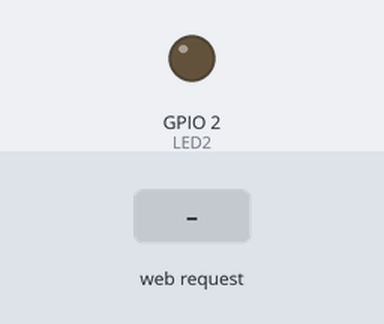
Simulated run of this sketch. Board: ESP32. Parts: output pins drawn as LEDs (lit = HIGH). The test bench sets the inputs (shaded band). WiFi joins after 1.5 s; servers stay silent unless stated; what the sketch prints to the serial monitor is not drawn.

Above: at 2.7 s.
2.8 s: HTTP request GET /H received
At 3.9 s:
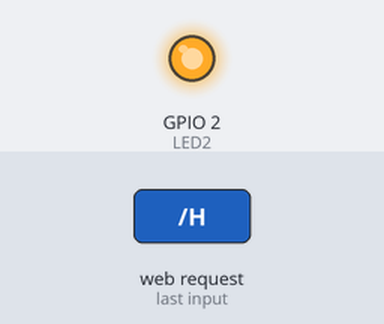
4.3 s: HTTP request GET /L received
At 5.0 s:
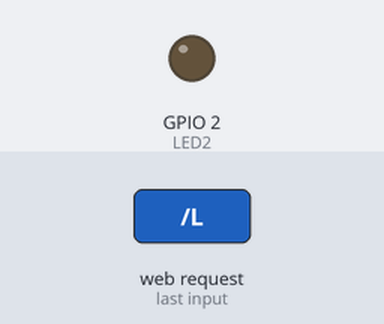
Timing chart, 0 to 7.3 s (numbered marks = the images above; inputs shaded):
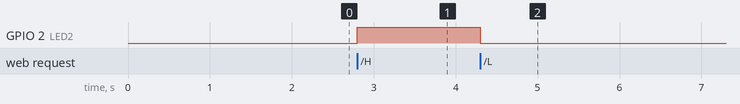

The sketch:

2.ino
```cpp
#include <WiFi.h>
#define LED2 2

const char* ssid = "Home";
const char* password = "justmusic";

WiFiServer server(80);

void setup()
{
    Serial.begin(115200);
    pinMode(LED2, OUTPUT);      //  LED pin 모드 설정

    delay(10);

    // WiFi network에 접속

    Serial.println();
    Serial.println();
    Serial.print("Connecting to ");
    Serial.println(ssid);

    WiFi.begin(ssid, password);

    while (WiFi.status() != WL_CONNECTED) {
        delay(500);
        Serial.print(".");
    }

    Serial.println("");
    Serial.println("WiFi connected.");
    Serial.print("IP address: ");
    Serial.println(WiFi.localIP());

    server.begin();
}

int value = 0;

void loop(){
 WiFiClient client = server.available();   // 새로운 클라이언트 생성

  if (client) {                             // 클라이언트가 만들어지고
    Serial.println("New Client.");           // 시리얼 포트에 쓰고
    String currentLine = "";                // 클라이언트에서 받을 문자열 변수준비
    while (client.connected()) {            // 연결될 때까지...
      if (client.available()) {             // 클라이언트에서 문자를 받으면
        char c = client.read();             // 문자를 byte 단위로 읽고, 문자로 저장
        Serial.write(c);                    // 시리얼 모니터에 표시
        if (c == '\n') {                    // 문자가 개행문자이면..

          // 현재 라인에 아무것도 없으면,  행당 2개라인을 가짐
          // 이는 client HTTP 응답의 마지막이라는 것이므로 응답을 전송할 수 있다:
          if (currentLine.length() == 0) {
            // HTTP 헤더는 항상 응답코드 (e.g. HTTP/1.1 200 OK)로 시작하고
            // content-type이 나오고 빈칸이 나온다:
            client.println("HTTP/1.1 200 OK");
            client.println("Content-type:text/html");
            client.println();

            // HTTP 응답은 다음과 같은 헤더를 가진다:
            client.print("<font size=20> <a href=\"/H\"> On </a> <br></font>");
            client.print("<font size=20> <a href=\"/L\"> Off </a> <br></font>");

            // HTTP 응답은 빈칸으로 끝난다.
            client.println();
            // while loop를 종료
            break;
          } else {    // 새로운 라인을 가지면, 현재라인 지움:
            currentLine = "";
          }
        } else if (c != '\r') {  // carriage return 문자라면.
          currentLine += c;      // 현재라인 뒤에 붙임
        }

        // 클라이언트 응답이 "GET /H" 또는 "GET /L" 였는지 확인:
        if (currentLine.endsWith("GET /H")) {
          digitalWrite(LED2, HIGH);               // GET /H  LED 켬
        }
        if (currentLine.endsWith("GET /L")) {
          digitalWrite(LED2, LOW);                // GET /L LED 끔
        }
      }
    }
    // 연결 종료:
    client.stop();
    Serial.println("Client Disconnected.");
  }
}
```

Measured:
- after the input at 2.8 s, GPIO 2 (LED2): LOW → HIGH at once
- after the input at 4.3 s, GPIO 2 (LED2): HIGH → LOW at once
